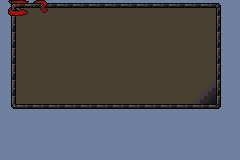

This is a level from a 2D game, rendered from its Tiled map with the project's own tilesets. A one-line summary and the complete map file follow:
An orthogonal 30x20 tile map with 8x8 px tiles, 1 tile layer (Tile Layer 1).

<map version="1.9" tiledversion="1.9.2" orientation="orthogonal" renderorder="right-down" width="30" height="20" tilewidth="8" tileheight="8" infinite="0" nextlayerid="2" nextobjectid="1">
 <tileset firstgid="1" source="../MenuUI.tsx" />
 <layer id="1" name="Tile Layer 1" width="30" height="20">
  <data encoding="csv">
1,17,18,19,20,21,3,4,3,4,3,4,3,4,3,4,3,4,3,4,3,4,3,4,3,4,3,5,1,1,
1,49,50,51,10,53,10,10,10,10,10,10,10,10,10,10,10,10,10,10,10,10,10,10,10,10,10,11,1,1,
1,7,10,10,10,10,10,10,10,10,10,10,10,10,10,10,10,10,10,10,10,10,10,10,10,10,10,9,1,1,
1,8,10,10,10,10,10,10,10,10,10,10,10,10,10,10,10,10,10,10,10,10,10,10,10,10,10,11,1,1,
1,7,10,10,10,10,10,10,10,10,10,10,10,10,10,10,10,10,10,10,10,10,10,10,10,10,10,9,1,1,
1,8,10,10,10,10,10,10,10,10,10,10,10,10,10,10,10,10,10,10,10,10,10,10,10,10,10,11,1,1,
1,7,10,10,10,10,10,10,10,10,10,10,10,10,10,10,10,10,10,10,10,10,10,10,10,10,10,9,1,1,
1,8,10,10,10,10,10,10,10,10,10,10,10,10,10,10,10,10,10,10,10,10,10,10,10,10,10,11,1,1,
1,7,10,10,10,10,10,10,10,10,10,10,10,10,10,10,10,10,10,10,10,10,10,10,10,10,10,9,1,1,
1,8,10,10,10,10,10,10,10,10,10,10,10,10,10,10,10,10,10,10,10,10,10,10,10,10,10,11,1,1,
1,7,10,10,10,10,10,10,10,10,10,10,10,10,10,10,10,10,10,10,10,10,10,10,10,10,63,9,1,1,
1,8,10,10,10,10,10,10,10,10,10,10,10,10,10,10,10,10,10,10,10,10,10,10,10,63,65,11,1,1,
1,7,10,10,10,10,10,10,10,10,10,10,10,10,10,10,10,10,10,10,10,10,10,10,63,65,67,9,1,1,
1,27,29,28,29,28,29,28,29,28,29,28,29,28,29,28,29,28,29,28,29,28,29,28,29,28,29,30,1,1,
1,1,1,1,1,1,1,1,1,1,1,1,1,1,1,1,1,1,1,1,1,1,1,1,1,1,1,1,1,1,
1,1,1,1,1,1,1,1,1,1,1,1,1,1,1,1,1,1,1,1,1,1,1,1,1,1,1,1,1,1,
1,1,1,1,1,1,1,1,1,1,1,1,1,1,1,1,1,1,1,1,1,1,1,1,1,1,1,1,1,1,
1,1,1,1,1,1,1,1,1,1,1,1,1,1,1,1,1,1,1,1,1,1,1,1,1,1,1,1,1,1,
1,1,1,1,1,1,1,1,1,1,1,1,1,1,1,1,1,1,1,1,1,1,1,1,1,1,1,1,1,1,
1,1,1,1,1,1,1,1,1,1,1,1,1,1,1,1,1,1,1,1,1,1,1,1,1,1,1,1,1,1
</data>
 </layer>
</map>
